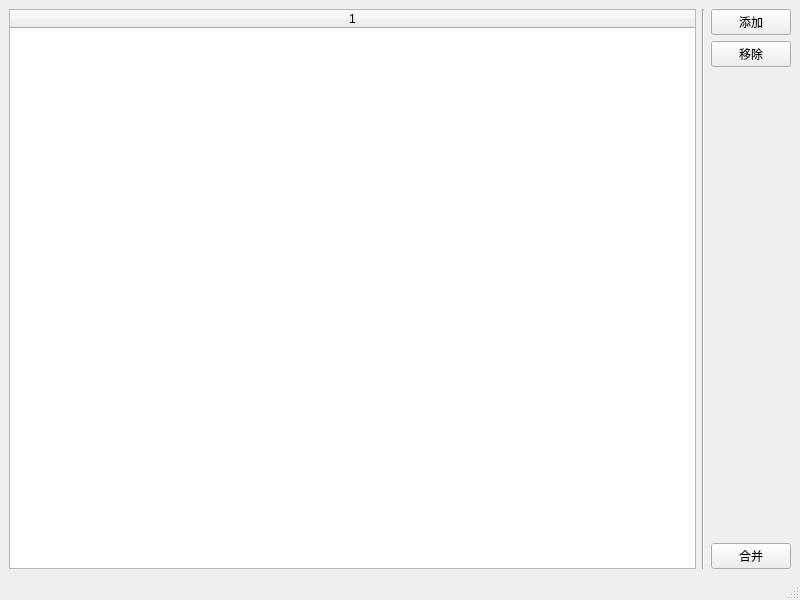
<?xml version="1.0" encoding="UTF-8"?>
<ui version="4.0">
 <class>MainWindow</class>
 <widget class="QMainWindow" name="MainWindow">
  <property name="geometry">
   <rect>
    <x>0</x>
    <y>0</y>
    <width>800</width>
    <height>600</height>
   </rect>
  </property>
  <property name="contextMenuPolicy">
   <enum>Qt::CustomContextMenu</enum>
  </property>
  <property name="windowTitle">
   <string>MainWindow</string>
  </property>
  <widget class="QWidget" name="centralwidget">
   <layout class="QHBoxLayout" name="horizontalLayout">
    <item>
     <widget class="QTableWidget" name="tableWidget">
      <property name="contextMenuPolicy">
       <enum>Qt::CustomContextMenu</enum>
      </property>
      <property name="editTriggers">
       <set>QAbstractItemView::NoEditTriggers</set>
      </property>
      <property name="selectionBehavior">
       <enum>QAbstractItemView::SelectRows</enum>
      </property>
      <property name="cornerButtonEnabled">
       <bool>true</bool>
      </property>
      <property name="columnCount">
       <number>1</number>
      </property>
      <attribute name="horizontalHeaderStretchLastSection">
       <bool>true</bool>
      </attribute>
      <attribute name="verticalHeaderVisible">
       <bool>true</bool>
      </attribute>
      <column/>
     </widget>
    </item>
    <item>
     <widget class="Line" name="line">
      <property name="orientation">
       <enum>Qt::Vertical</enum>
      </property>
     </widget>
    </item>
    <item>
     <layout class="QVBoxLayout" name="verticalLayout">
      <item>
       <widget class="QPushButton" name="pushButton_add">
        <property name="contextMenuPolicy">
         <enum>Qt::PreventContextMenu</enum>
        </property>
        <property name="toolTip">
         <string>添加HEX文件</string>
        </property>
        <property name="text">
         <string>添加</string>
        </property>
       </widget>
      </item>
      <item>
       <widget class="QPushButton" name="pushButton_remove">
        <property name="contextMenuPolicy">
         <enum>Qt::PreventContextMenu</enum>
        </property>
        <property name="toolTip">
         <string>移除HEX文件</string>
        </property>
        <property name="text">
         <string>移除</string>
        </property>
       </widget>
      </item>
      <item>
       <spacer name="verticalSpacer">
        <property name="orientation">
         <enum>Qt::Vertical</enum>
        </property>
        <property name="sizeHint" stdset="0">
         <size>
          <width>20</width>
          <height>40</height>
         </size>
        </property>
       </spacer>
      </item>
      <item>
       <widget class="QPushButton" name="pushButton_merge">
        <property name="contextMenuPolicy">
         <enum>Qt::PreventContextMenu</enum>
        </property>
        <property name="toolTip">
         <string>合并HEX文件</string>
        </property>
        <property name="text">
         <string>合并</string>
        </property>
       </widget>
      </item>
     </layout>
    </item>
   </layout>
  </widget>
  <widget class="QMenuBar" name="menubar">
   <property name="geometry">
    <rect>
     <x>0</x>
     <y>0</y>
     <width>800</width>
     <height>23</height>
    </rect>
   </property>
  </widget>
  <widget class="QStatusBar" name="statusbar"/>
 </widget>
 <resources/>
 <connections/>
</ui>
